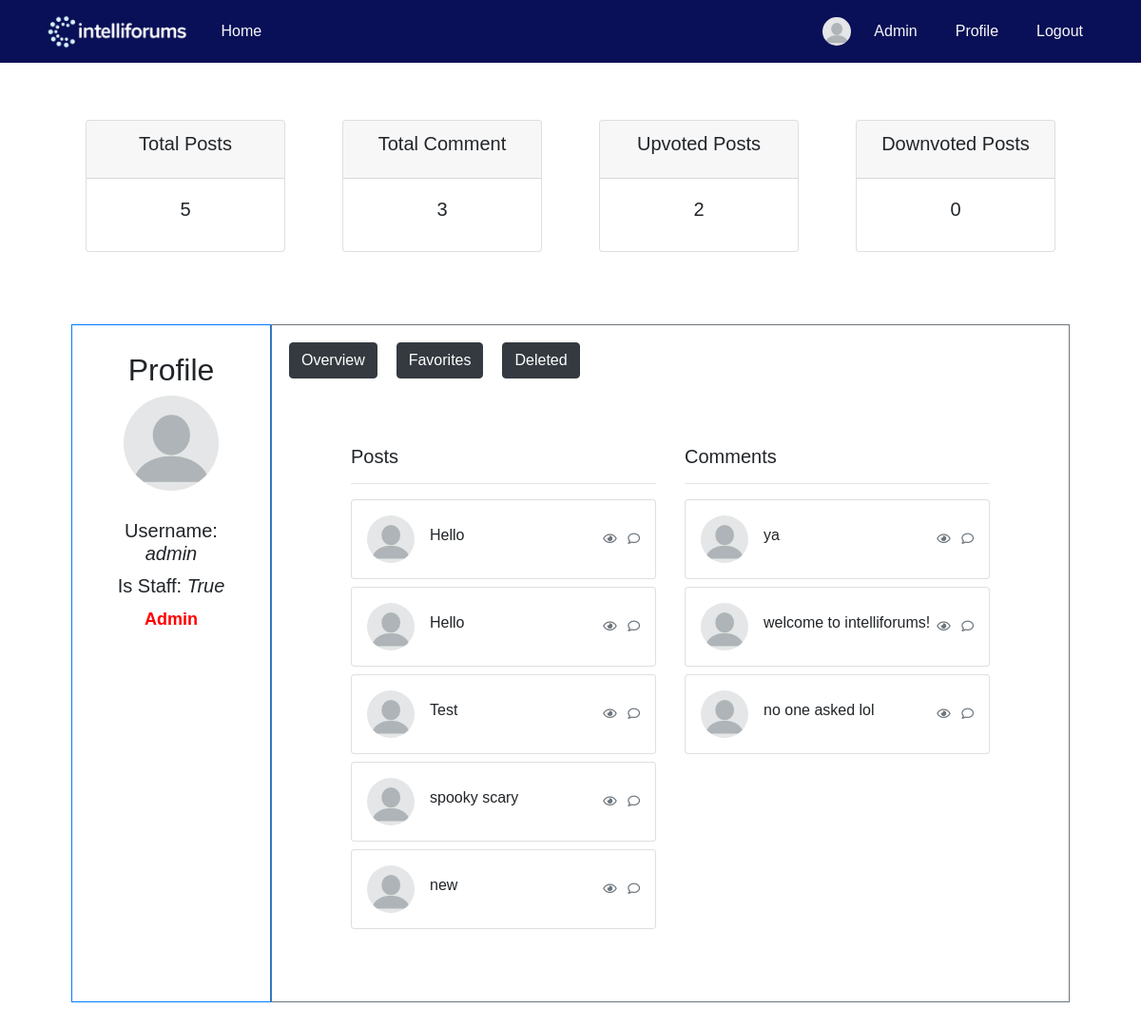
Page /profile/1/ (signed in) on the earlier database version.
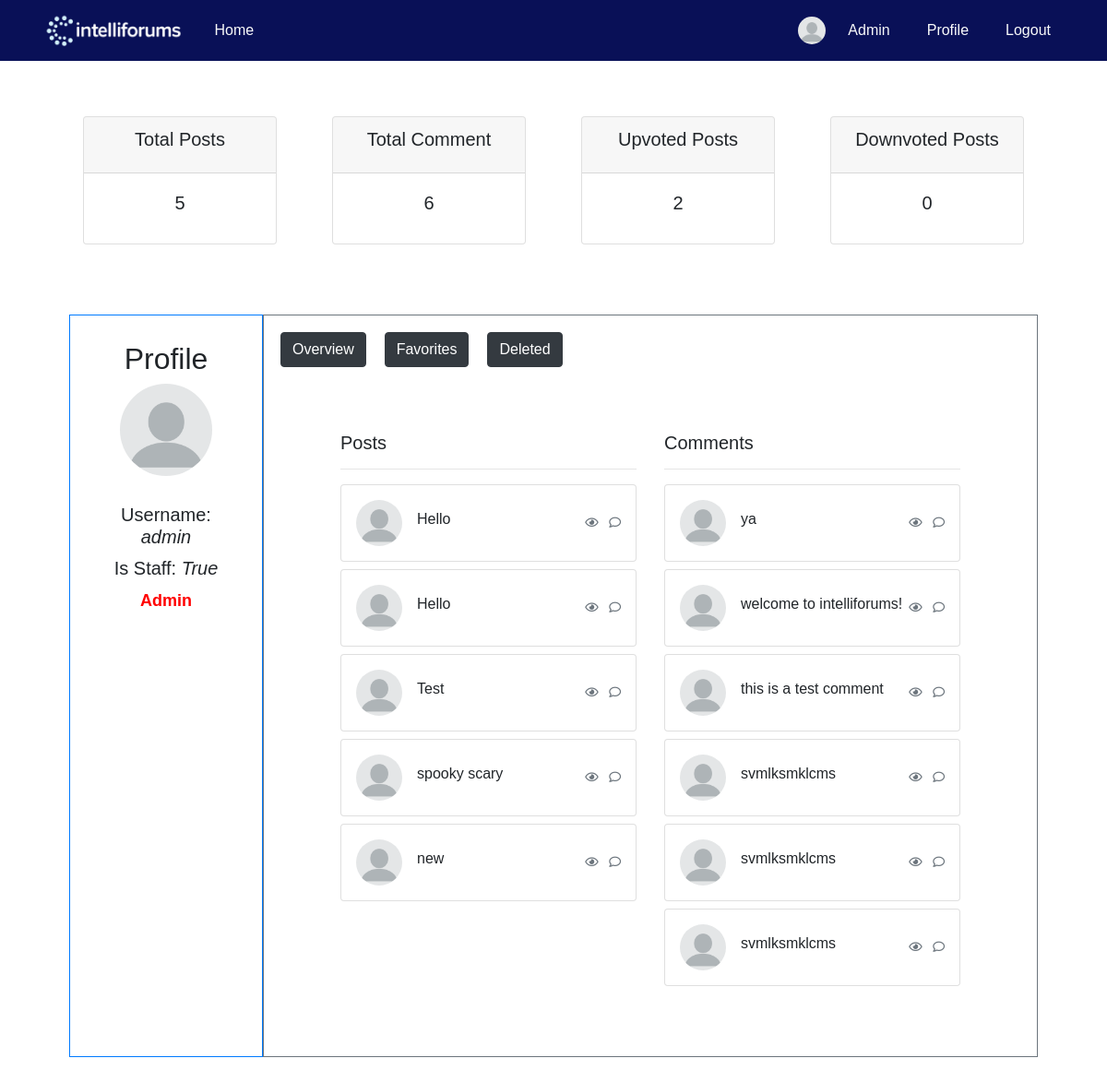
Same page on the later database version.
### blog/models.py (models this page shows, shortened)
class UserPost(models.Model):
    post_ref = models.ForeignKey(Post, on_delete=models.CASCADE)
    user_ref = models.ForeignKey(User, on_delete=models.CASCADE)
    is_deleted = models.BooleanField(default=False)

class User(AbstractBaseUser, PermissionsMixin):
    username = models.CharField(max_length=100, unique=True)
    picture = models.ImageField(
        upload_to='profile/',
        default='profile/blank-profile-picture-973460_128012234212.png',
        blank=True,
    )
    is_active = models.BooleanField(default=True)
    is_staff = models.BooleanField(default=False)
    is_banned = models.BooleanField(default=False)
    USERNAME_FIELD = 'username'
    objects = UserManager()

class Post(models.Model):
    user_ref = models.ForeignKey(User, on_delete=models.CASCADE)
    title = models.CharField(max_length=100)
    content = models.TextField(blank=True, null=True)
    created_at = models.DateField(auto_now_add=True)
    image = models.ImageField(upload_to=upload_path, blank=True, null=True)

class User_UserPost(models.Model):
    user_post_ref = models.ForeignKey(UserPost, on_delete=models.CASCADE)
    user_ref = models.ForeignKey(User, on_delete=models.CASCADE)
    class Meta:
        abstract = True

class Comment(User_UserPost):
    content = models.TextField(blank=True, null=True)
    created_at = models.DateTimeField(auto_now_add=True)
    image = models.ImageField(upload_to=upload_path, blank=True, null=True)

### blog/views.py (the view)
# urls.py: path('profile/<int:pk>/', views.render_profile, name='profile'),
@deprecated
@login_required(login_url='login')
def render_profile(request, pk):
    banned_response = banned_propagator(request)
    if banned_response:
        return banned_response
    user = User.objects.get(id=pk)
    user_posts = UserPost.objects.filter(user_ref__id=pk, is_deleted=False)
    deleted_user_posts = UserPost.objects.filter(
        user_ref__id=pk, is_deleted=True)
    user_comments = Comment.objects.filter(user_ref__id=pk)
    user_favorites = FavoritePost.objects.filter(
        user_ref__id=pk, user_post_ref__is_deleted=False)
    user_upvotes = VotePost.objects.filter(user_ref__id=pk, is_upvote=True)
    user_downvotes = VotePost.objects.filter(user_ref__id=pk, is_upvote=False)
    return render(request, 'profile.html', {
        'user_posts': user_posts,
        'user_comments': user_comments,
        'user_favorites': user_favorites,
        'deleted_user_posts': deleted_user_posts,
        'user': user,
        'current_user': request.user,
        'user_downvotes': user_downvotes,
        'user_upvotes': user_upvotes
    })

### blog/views.py (called while the page is built)
def banned_propagator(request):
    if request.user.is_authenticated and request.user.bans_received.exists():
        userban = request.user.bans_received.first()
        return render(request, 'banned.html', {
            'userban': userban,
        })
    return None

### blog/templates/profile.html (shortened to what this page needs)
<!DOCTYPE html>
<html lang="en">
<head>
    {% load static %}
    <link rel="stylesheet" href="{% static 'blog/css/profile.css' %}">
</head>
<body>
    {% include 'header.html' %}
        {% include 'Profile/profile_count.html' %}
        <div class="container-fluid">
            <div class="row d-flex">
                <div class="left-column p-2 border border-primary" style="flex: 0 0 20%; max-width: 20%;">
                    <div class="profile-container">
                        <h2>Profile</h2>
                        <img src="{{ user.picture.url }}" alt="Profile Picture" class="profile-pic" style="height: 100px; " onclick="window.location.href='{{ user.picture.url }}'">
                        <div class="profile-info">
                            <h5>Username: <i>{{ user.username }}</i></h5>
                            <h5>Is Staff: <i>{{ user.is_staff }}</i></h5>
                            {% if user.is_staff == True %}
                                <p style="color: red; font-weight: bold; font-size: 18px;">Admin</p>
                            {% endif %}
                        </div>
                    </div>
                </div>
                <div class="col p-2 border border-secondary">
                    <div style="display: flex;">
                        <button id="showOverview" class="btn btn-dark" style="margin: 10px;">Overview</button>
                        <button id="showFavorites" class="btn btn-dark" style="margin: 10px;">Favorites</button>
                    {% if user.id == current_user.id %}
                        <button id="showDeleted" class="btn btn-dark" style="margin: 10px;">Deleted</button>
                    {% endif %}
                    </div>
                    <div id="OverviewDashboard" style="display: block;">
                        {% include 'Profile/profile_dashboard.html' %}
                     </div>
                </div>
            </div>
        </div>
</body>
</html>

### blog/templates/Profile/profile_dashboard.html
<div class="row">
    <div class="col-lg">
        <h5>Posts</h5>
        <hr>
        {% for user_post in user_posts %}
        <div class="card mb-2" onclick="window.location.href = '/post_detail/{{ user_post.id }}/1/'">
            <div class="card-body p-2 p-sm-3">
                <div class="media forum-item">
                    <a href="#" data-toggle="collapse" data-target=".forum-content"><img src="/media/{{ user_post.user_ref.picture }}" class="mr-3 rounded-circle" width="50" alt="User" /></a>
                    <div class="media-body align-self-center">
                        <h6><a href="#" data-toggle="collapse" data-target=".forum-content" class="text-body">{{ user_post.post_ref.title }}</a></h6>
                    </div>
                    <div class="text-muted small text-center align-self-center">
                        <span class="d-none d-sm-inline-block favorite-views" data-value="{{ user_post.id }}"><i class="far fa-eye"></i></span>
                        <span class="favorite-comments-num" data-value="{{ user_post.id }}"><i class="far fa-comment ml-2"></i></span>
                    </div>
                </div>
            </div>
        </div>
        {% endfor %}
    </div>
    <div class="col-lg">
        <h5>Comments</h5>
        <hr>
        {% for user_comment in user_comments %}
        <div class="card mb-2">
            <div class="card-body p-2 p-sm-3">
                <div class="media forum-item">
                    <a href="#" data-toggle="collapse" data-target=".forum-content"><img src="/media/{{ user_comment.user_ref.picture }}" class="mr-3 rounded-circle" width="50" alt="User" /></a>
                    <div class="media-body align-self-center">
                        <h6><a href="#" data-toggle="collapse" data-target=".forum-content" class="text-body">{{ user_comment.content }}</a></h6>
                    </div>
                    <div class="text-muted small text-center align-self-center">
                        <span class="d-none d-sm-inline-block"><i class="far fa-eye"></i></span>
                        <span><i class="far fa-comment ml-2"></i></span>
                    </div>
                </div>
            </div>
        </div>
        {% endfor %}
    </div>
</div>

Differences in the rows shown:
removed Comment: user_ref.picture (placeholder picture), content "no one asked lol"
added Comment: user_ref.picture (placeholder picture), content "this is a test comment"
added Comment: user_ref.picture (placeholder picture), content "svmlksmklcms"
added Comment: user_ref.picture (placeholder picture), content "svmlksmklcms"
added Comment: user_ref.picture (placeholder picture), content "svmlksmklcms"
Other differences:
{{ user_comments.count }}: "3" → "6"
